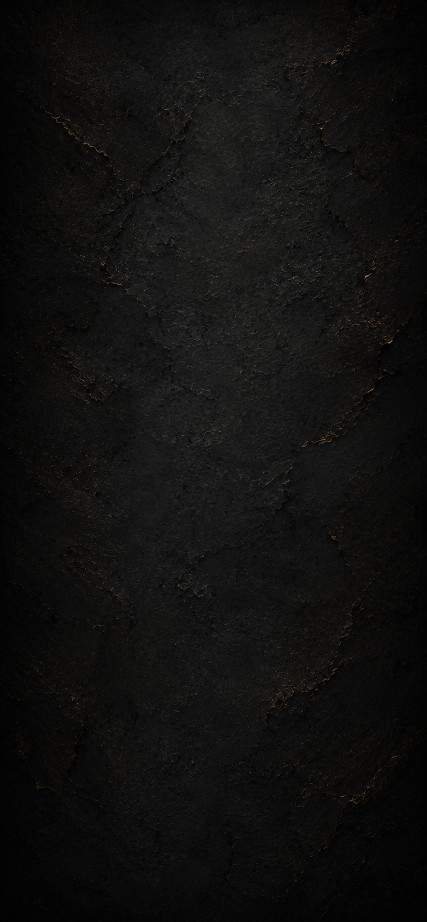
#> input picture assets/backgrounds/forge-slate.png, 853 x 1844 px (shown at 1/2 size); its folder holds 4 pictures in this run
$ python recolor.py
#> lines starting #> are read from the running program, lines starting #| are printed output that depends on the picture
#!/usr/bin/env python3
"""
Recolour the seven full-bleed background plates from Forge (dark) to Paper (light).

    python scripts/paper-plates/recolor.py

Reads  assets/backgrounds/<name>.png
Writes assets/backgrounds/<name>-paper.png

══ WHY THIS SCRIPT EXISTS RATHER THAN A MANUAL EXPORT ══

The Claude Design project has already produced five of these by hand (`forge-slate-paper.png`,
`forge-slate2-paper.png`, `legacy-bg-paper.png`, `squad-bg-continued-paper.png`,
`squads-hub-bg-paper.png`). They are 2–9 MB each, which is far over the design API's 256 KiB read cap,
so they cannot be pulled programmatically — they need a human export.

This script is not a replacement for that. It is the reproducible version of the same mapping, it
covers the two plates the design has NOT produced (`forge-bg-2`, `hero-mountains`), and it means the
recolour is a versioned transform rather than seven binaries whose provenance is a memory. When the
design's five are exported, diff them against these and keep whichever the PO prefers — but keep the
script either way, because the next plate that gets added will need the same treatment.

══ THE MAPPING, AND WHY IT IS NOT A LUMINANCE INVERT ══

The handoff specifies: *"same composition, luminance mapped from dark→cream base (~#F4EFE3) with
highlights/veins mapped to a warm bronze (~#946838), rather than swapped for a flat color."*

So the sense is preserved rather than inverted: where the dark plate is DARKEST (the bulk of the
field) the paper plate is CREAM, and where the dark plate is BRIGHTEST (veins, grain, ridgelines) the
paper plate is BRONZE. A plain `ImageOps.invert` would do the opposite — it would turn the field
bronze and the veins cream, which reads as a photographic negative rather than as paper.

⚠ PERCENTILE NORMALISATION IS LOAD-BEARING. These plates are extremely dark and extremely
  low-contrast — measured on `forge-slate.png`, 95% of pixels sit below luminance 32/255 and the
  median is 14.3. Mapping [0,255] linearly onto the cream→bronze ramp would put the entire image
  within 6% of the cream end and produce a flat beige rectangle with no visible texture at all. The
  ramp is fitted to the 1st–99th percentile of each plate's OWN luminance, so the texture that exists
  survives the move.

⚠ THE GAMMA IS WHAT KEEPS IT PAPER RATHER THAN RUST. After normalisation the median lands around
  t=0.29, i.e. 29% of the way to full bronze — which would tint the whole field. `GAMMA = 2.0` pushes
  the midtones back toward cream so the field reads as paper and only the top few percent — the actual
  veining — carries bronze.

⚠ ONE PLATE TAKES THE OPPOSITE SENSE, AND THIS WAS FOUND BY LOOKING RATHER THAN BY REASONING.

  Six of the seven are TEXTURES — a dark field with brighter grain and veins running through it. For
  those, preserving the luminance sense is right: field → cream, veins → bronze.

  `hero-mountains` is not a texture, it is a PICTURE: dark peaks silhouetted against a bright,
  glowing sky. Run through the texture mapping it came out *backwards* — the dark mountains became
  white and the glowing cloudbreak became bronze, so the ridgeline dissolved into the page and the
  plate read as snow rather than as mountains. Figure and ground had swapped.

  A pictorial plate has to keep its FIGURE dark: on paper the peaks must be the bronze/ink element and
  the sky the cream one, which is the inverted mapping. `INVERT` marks the plates that are pictures.
  Anything added here that depicts a thing rather than a surface belongs in that set — and the way to
  know is to open the output, not to predict it.
"""

from pathlib import Path
import sys

import numpy as np
from PIL import Image

ROOT = Path(__file__).resolve().parents[2]
BG = ROOT / "assets" / "backgrounds"

# --fl-paper base and the warm bronze the handoff names for highlights/veins.
CREAM = np.array([0xF4, 0xEF, 0xE3], dtype=np.float32)
BRONZE = np.array([0x94, 0x68, 0x38], dtype=np.float32)

#: ⚠ EVERY PLATE IS TUNED SEPARATELY, because they are not all the same KIND of image.
#:
#: PO, 2026-08-25, looking at the design's own Paper artboards: the slate screens should be *more*
#: subtle again, and *"the ones with the mountains need to be more prominent and shouldn't be too far
#: in the background."* Those pull in opposite directions, so a single global strength cannot serve
#: both — it was one number until this pass, and that is why the mountains were washing out at the
#: same setting that still left the slate too busy.
#:
#:   strength — how far along the cream→bronze ramp the plate may travel. Lower = subtler overall.
#:   gamma    — how hard the midtones are pushed toward cream. HIGHER separates a bright subject from
#:              its field, which is what makes a mountain range read while its slate ground stays
#:              paper. On a plain texture it simply thins the veining.
#:
#: The two hybrids (`squads-hub-bg`, `squad-bg-continued`) are a mountain range over a slate field, so
#: they take a high gamma AND full strength: the peaks are the bright part of the source, so pushing
#: the midtones down drops the field to cream while the peaks keep their bronze. Chosen by rendering
#: the candidates, not by prediction.
PLATES = {
    "forge-slate":        dict(gamma=2.6, strength=0.30),
    "forge-slate2":       dict(gamma=2.6, strength=0.30),
    "forge-bg-2":         dict(gamma=2.6, strength=0.30),
    "legacy-bg":          dict(gamma=2.6, strength=0.30),
    # Pictorial — see INVERT below. Legacy also raises its render opacity in Paper (0.375 -> 0.70),
    # because a plate cannot be made prominent by recolouring alone when it is drawn at 37%.
    "hero-mountains":     dict(gamma=4.5, strength=1.00, invert=True),
    "squad-bg-continued": dict(gamma=4.0, strength=1.00),
    "squads-hub-bg":      dict(gamma=4.0, strength=1.00),
}

LO_PCT, HI_PCT = 1.0, 99.0


def recolor(src: Path, dst: Path, gamma: float, strength: float, invert: bool = False) -> None:
#> called with gamma = 2.6, strength = 0.3, invert = False
    im = Image.open(src)
#> im is the input picture: PIL image 853x1844 RGB; mean R, G, B 16.3, 15.8, 15
    has_alpha = im.mode in ("RGBA", "LA") or "transparency" in im.info
#> has_alpha = False
    alpha = im.getchannel("A") if has_alpha else None

    a = np.asarray(im.convert("RGB")).astype(np.float32)
    lum = 0.2126 * a[..., 0] + 0.7152 * a[..., 1] + 0.0722 * a[..., 2]

    lo, hi = np.percentile(lum, [LO_PCT, HI_PCT])
#> lo = 2; hi = 45.21
    if hi - lo < 1e-6:  # a genuinely flat plate; nothing to normalise against
        hi = lo + 1.0

    t = np.clip((lum - lo) / (hi - lo), 0.0, 1.0)
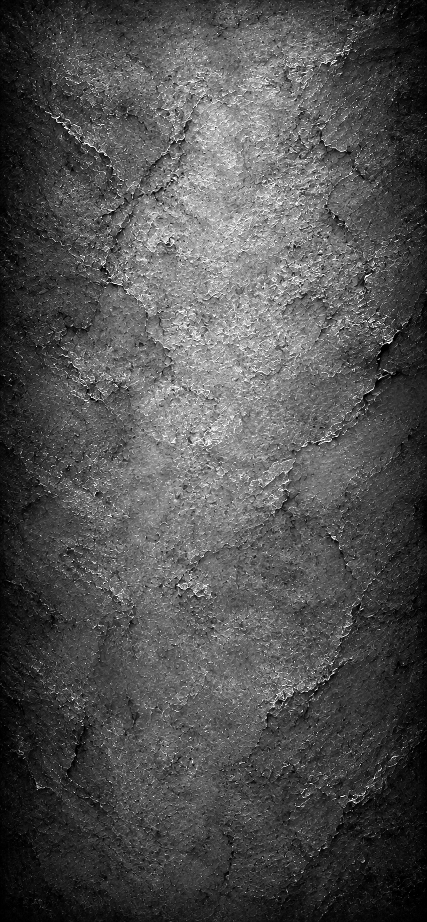
#> t: shape (1844, 853) float32 (shown at 1/2 size); min 0, max 1, mean 0.317
    if invert:
        # Keep the subject dark: bright sky -> cream, dark peaks -> bronze. The gamma is applied to
        # the flipped value so it still favours cream, otherwise the whole sky bronzes over.
        t = (1.0 - t) ** gamma
    else:
        t = t**gamma
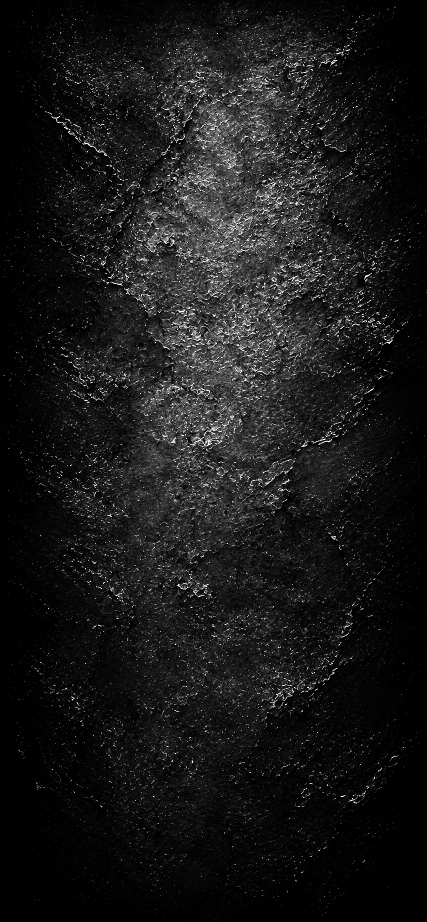
#> t: shape (1844, 853) float32 (shown at 1/2 size); min 0, max 1, mean 0.0991
    t = t * strength
    out = CREAM + (BRONZE - CREAM) * t[..., None]
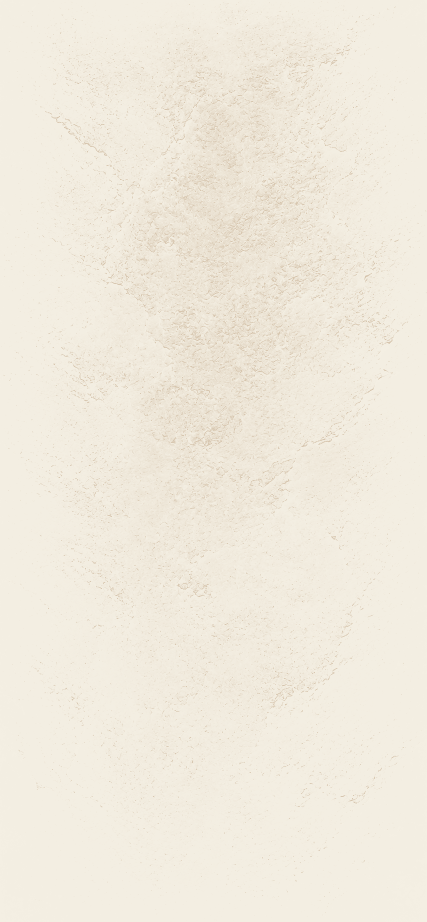
#> out: shape (1844, 853, 3) float32 (shown at 1/2 size); mean of channels 0, 1, 2 243.7, 232, 221.3; drawn as R, G, B

    res = Image.fromarray(np.clip(out, 0, 255).astype(np.uint8), "RGB")
    if alpha is not None:
        res = res.convert("RGBA")
        res.putalpha(alpha)

    res.save(dst, optimize=True)

    pct = np.percentile(t, [50, 95, 99])
#> pct = [0.0114, 0.116, 0.3]
    print(
        f"  {src.name:26s} -> {dst.name:32s} "
        f"{'INV ' if invert else '    '}g{gamma:.1f} s{strength:.2f}  "
        f"bronze-mix p50/p95/p99 "
        f"{pct[0]*100:4.1f}% {pct[1]*100:4.1f}% {pct[2]*100:5.1f}%  "
        f"{dst.stat().st_size/1_048_576:.1f} MB"
    )
#|   forge-slate.png            -> forge-slate-paper.png                g2.6 s0.30  bronze-mix p50/p95/p99  1.1% 11.6%  30.0%  1.3 MB
#> pass 3 of the loop in main, `for name, cfg in PLATES.items():`:
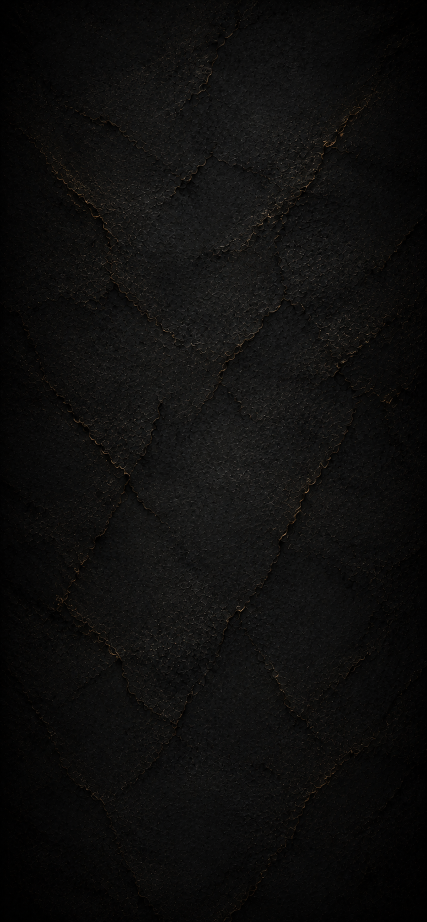
#> input picture assets/backgrounds/forge-bg-2.png, 853 x 1844 px (shown at 1/2 size)
#> in recolor, im is the input picture: PIL image 853x1844 RGB; mean R, G, B 14.2, 13.7, 12.9
#> lo = 0.213; hi = 45.78
#> in recolor (call 2), `t = np.clip((lum - lo) / (hi - lo), 0.0, 1.0)`:
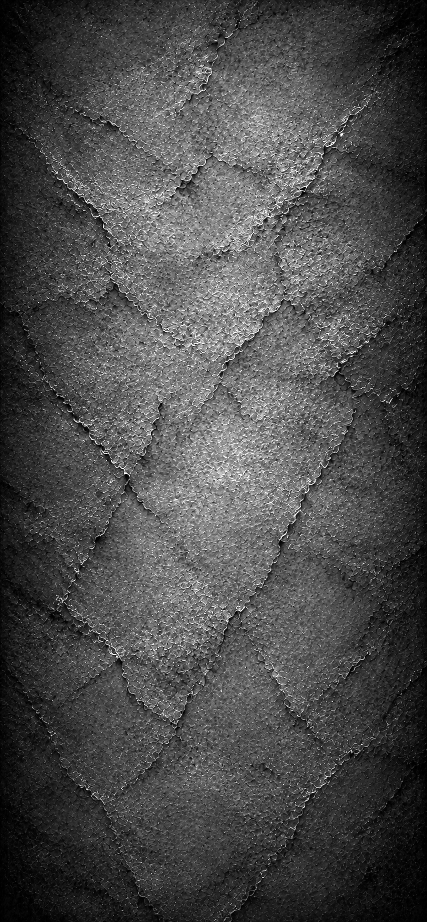
#> t: shape (1844, 853) float32 (shown at 1/2 size); min 0, max 1, mean 0.294
#> in recolor (call 2), `out = CREAM + (BRONZE - CREAM) * t[..., None]`:
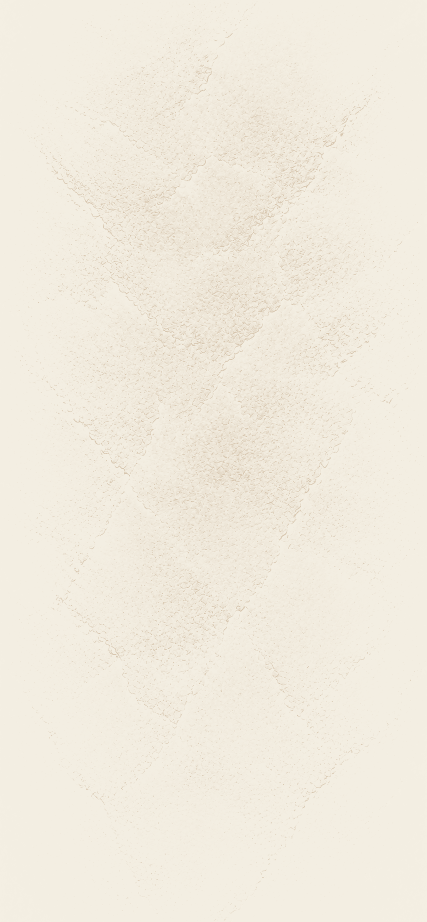
#> out: shape (1844, 853, 3) float32 (shown at 1/2 size); mean of channels 0, 1, 2 244, 232.6, 221.9; drawn as R, G, B
#> pct = [0.00906, 0.0994, 0.3]
#|   forge-bg-2.png             -> forge-bg-2-paper.png                 g2.6 s0.30  bronze-mix p50/p95/p99  0.9%  9.9%  30.0%  2.3 MB
#> the loop made 7 passes; the first 3 are shown


def main() -> int:
    if not BG.is_dir():
        print(f"!! no {BG}", file=sys.stderr)
        return 1
    print(f"Paper plates -> {BG}")
    missing = 0
    for name, cfg in PLATES.items():
        src = BG / f"{name}.png"
        if not src.exists():
            print(f"  !! missing {src.name}", file=sys.stderr)
            missing += 1
            continue
        recolor(src, BG / f"{name}-paper.png", **cfg)
    return 1 if missing else 0


if __name__ == "__main__":
#> (the run stopped early here; a loop or call above may not have finished)
